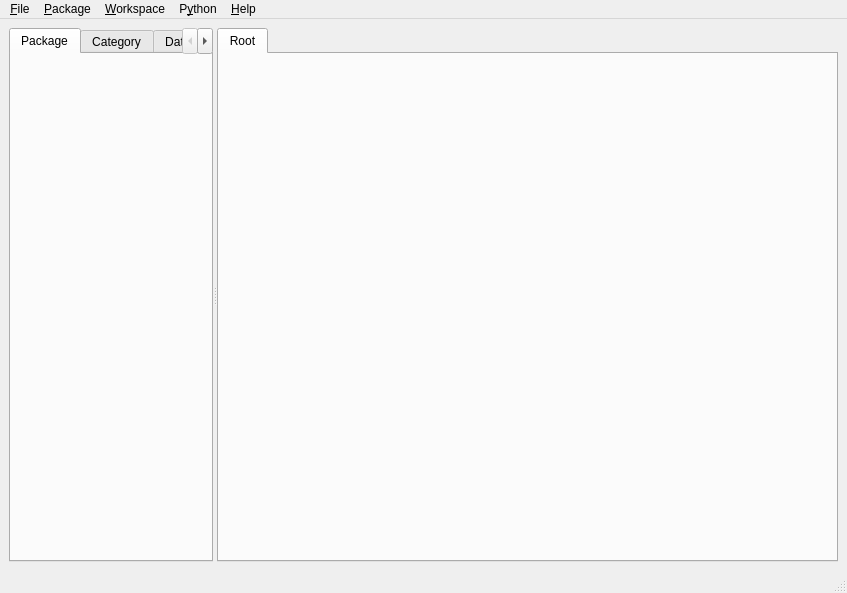
<ui version="4.0" >
 <class>MainWindow</class>
 <widget class="QMainWindow" name="MainWindow" >
  <property name="geometry" >
   <rect>
    <x>0</x>
    <y>0</y>
    <width>847</width>
    <height>593</height>
   </rect>
  </property>
  <property name="windowTitle" >
   <string>VisuAlea</string>
  </property>
  <widget class="QWidget" name="centralwidget" >
   <layout class="QHBoxLayout" >
    <property name="margin" >
     <number>9</number>
    </property>
    <property name="spacing" >
     <number>6</number>
    </property>
    <item>
     <widget class="QSplitter" name="splitter_2" >
      <property name="orientation" >
       <enum>Qt::Horizontal</enum>
      </property>
      <widget class="QTabWidget" name="tabPackager" >
       <property name="currentIndex" >
        <number>0</number>
       </property>
       <widget class="QWidget" name="packageview" >
        <property name="sizePolicy" >
         <sizepolicy>
          <hsizetype>3</hsizetype>
          <vsizetype>5</vsizetype>
          <horstretch>0</horstretch>
          <verstretch>0</verstretch>
         </sizepolicy>
        </property>
        <attribute name="title" >
         <string>Package</string>
        </attribute>
        <layout class="QVBoxLayout" >
         <property name="margin" >
          <number>9</number>
         </property>
         <property name="spacing" >
          <number>6</number>
         </property>
        </layout>
       </widget>
       <widget class="QWidget" name="categoryview" >
        <attribute name="title" >
         <string>Category</string>
        </attribute>
        <layout class="QVBoxLayout" >
         <property name="margin" >
          <number>9</number>
         </property>
         <property name="spacing" >
          <number>6</number>
         </property>
        </layout>
       </widget>
       <widget class="QWidget" name="datapoolview" >
        <attribute name="title" >
         <string>Data Pool</string>
        </attribute>
        <layout class="QVBoxLayout" >
         <property name="margin" >
          <number>9</number>
         </property>
         <property name="spacing" >
          <number>6</number>
         </property>
        </layout>
       </widget>
      </widget>
      <widget class="QSplitter" name="splitter" >
       <property name="sizePolicy" >
        <sizepolicy>
         <hsizetype>7</hsizetype>
         <vsizetype>7</vsizetype>
         <horstretch>10</horstretch>
         <verstretch>0</verstretch>
        </sizepolicy>
       </property>
       <property name="orientation" >
        <enum>Qt::Vertical</enum>
       </property>
       <widget class="QTabWidget" name="tabWorkspace" >
        <property name="sizePolicy" >
         <sizepolicy>
          <hsizetype>7</hsizetype>
          <vsizetype>7</vsizetype>
          <horstretch>4</horstretch>
          <verstretch>3</verstretch>
         </sizepolicy>
        </property>
        <property name="currentIndex" >
         <number>0</number>
        </property>
        <widget class="QWidget" name="workspace1" >
         <attribute name="title" >
          <string>Root</string>
         </attribute>
         <layout class="QVBoxLayout" >
          <property name="margin" >
           <number>9</number>
          </property>
          <property name="spacing" >
           <number>6</number>
          </property>
         </layout>
        </widget>
       </widget>
      </widget>
     </widget>
    </item>
   </layout>
  </widget>
  <widget class="QMenuBar" name="menubar" >
   <property name="geometry" >
    <rect>
     <x>0</x>
     <y>0</y>
     <width>847</width>
     <height>25</height>
    </rect>
   </property>
   <widget class="QMenu" name="menu_Help" >
    <property name="title" >
     <string>&amp;Help</string>
    </property>
    <addaction name="action_Help" />
    <addaction name="separator" />
    <addaction name="action_About" />
    <addaction name="actionOpenAlea_Web" />
   </widget>
   <widget class="QMenu" name="menu_Python" >
    <property name="title" >
     <string>P&amp;ython</string>
    </property>
    <addaction name="action_Execute_script" />
   </widget>
   <widget class="QMenu" name="menu_File" >
    <property name="title" >
     <string>&amp;File</string>
    </property>
    <addaction name="action_New_Session" />
    <addaction name="action_Open_Session" />
    <addaction name="action_Save_Session" />
    <addaction name="actionSave_as" />
    <addaction name="separator" />
    <addaction name="action_Quit" />
   </widget>
   <widget class="QMenu" name="menu_Package" >
    <property name="title" >
     <string>&amp;Package</string>
    </property>
    <widget class="QMenu" name="menu_Wralea_2" >
     <property name="title" >
      <string>&amp;Import</string>
     </property>
     <addaction name="action_Add_File" />
     <addaction name="action_Auto_Search" />
    </widget>
    <addaction name="menu_Wralea_2" />
    <addaction name="actionFind_Node" />
    <addaction name="separator" />
    <addaction name="action_New_Network" />
    <addaction name="separator" />
    <addaction name="actionClear_Data_Pool" />
   </widget>
   <widget class="QMenu" name="menu_Workspace" >
    <property name="windowIcon" >
     <iconset/>
    </property>
    <property name="title" >
     <string>&amp;Workspace</string>
    </property>
    <addaction name="action_Run" />
    <addaction name="separator" />
    <addaction name="action_Close_current_workspace" />
    <addaction name="action_Export_to_Factory" />
    <addaction name="separator" />
    <addaction name="actionExport_to_Application" />
   </widget>
   <addaction name="menu_File" />
   <addaction name="menu_Package" />
   <addaction name="menu_Workspace" />
   <addaction name="menu_Python" />
   <addaction name="menu_Help" />
  </widget>
  <widget class="QStatusBar" name="statusbar" />
  <action name="action_About" >
   <property name="text" >
    <string>&amp;About</string>
   </property>
  </action>
  <action name="action_Help" >
   <property name="text" >
    <string>&amp;Help</string>
   </property>
   <property name="shortcut" >
    <string>F1</string>
   </property>
  </action>
  <action name="action_Quit" >
   <property name="text" >
    <string>&amp;Quit</string>
   </property>
   <property name="shortcut" >
    <string>Ctrl+Q</string>
   </property>
  </action>
  <action name="action_New_Package" >
   <property name="text" >
    <string>&amp;Create Package</string>
   </property>
   <property name="shortcut" >
    <string>Ctrl+N</string>
   </property>
  </action>
  <action name="action_Remove_Package" >
   <property name="text" >
    <string>&amp;Remove Package</string>
   </property>
   <property name="shortcut" >
    <string/>
   </property>
  </action>
  <action name="actionSystem_Search" >
   <property name="text" >
    <string>System &amp;Search</string>
   </property>
  </action>
  <action name="action_Add_File" >
   <property name="text" >
    <string>&amp;Add File</string>
   </property>
  </action>
  <action name="action_Auto_Search" >
   <property name="text" >
    <string>Auto &amp;Search</string>
   </property>
  </action>
  <action name="action_Close_current_workspace" >
   <property name="text" >
    <string>&amp;Close workspace</string>
   </property>
  </action>
  <action name="action_Run" >
   <property name="text" >
    <string>&amp;Run </string>
   </property>
   <property name="shortcut" >
    <string>Ctrl+R</string>
   </property>
  </action>
  <action name="action_New_Network" >
   <property name="text" >
    <string>&amp;New Network</string>
   </property>
   <property name="shortcut" >
    <string>Ctrl+G</string>
   </property>
  </action>
  <action name="actionOpenAlea_Web" >
   <property name="text" >
    <string>OpenAlea Web</string>
   </property>
  </action>
  <action name="action_Execute_script" >
   <property name="text" >
    <string>&amp;Execute script</string>
   </property>
  </action>
  <action name="action_New_Session" >
   <property name="text" >
    <string>&amp;New Session</string>
   </property>
   <property name="shortcut" >
    <string>Ctrl+N</string>
   </property>
  </action>
  <action name="action_Open_Session" >
   <property name="text" >
    <string>&amp;Open Session</string>
   </property>
   <property name="shortcut" >
    <string>Ctrl+O</string>
   </property>
  </action>
  <action name="action_Save_Session" >
   <property name="text" >
    <string>&amp;Save Session</string>
   </property>
   <property name="shortcut" >
    <string>Ctrl+S</string>
   </property>
  </action>
  <action name="actionSave_as" >
   <property name="text" >
    <string>Save &amp;as</string>
   </property>
  </action>
  <action name="action_Export_to_Factory" >
   <property name="text" >
    <string>&amp;Apply Changes</string>
   </property>
   <property name="shortcut" >
    <string>Ctrl+E</string>
   </property>
  </action>
  <action name="actionExport_to_Application" >
   <property name="text" >
    <string>Export to Application</string>
   </property>
  </action>
  <action name="actionClear_Data_Pool" >
   <property name="text" >
    <string>Clear Data Pool</string>
   </property>
  </action>
  <action name="actionFind_Node" >
   <property name="text" >
    <string>Find Node</string>
   </property>
   <property name="shortcut" >
    <string>Ctrl+F</string>
   </property>
  </action>
 </widget>
 <resources/>
 <connections/>
</ui>
